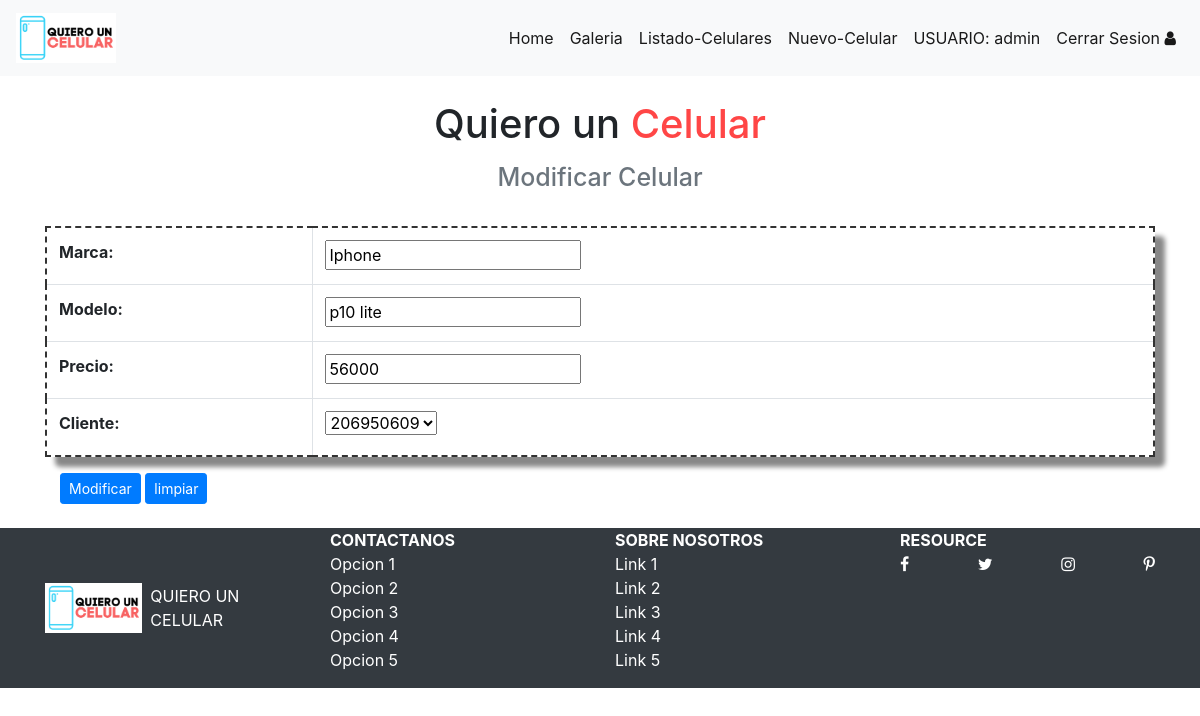
/modificar-celular/13/ (signed in), run on the app's committed database.
### core/models.py (models this page shows, shortened)
class Celular(models.Model):
    marca = models.CharField(max_length=40)
    modelo = models.CharField(max_length=50)
    precio = models.IntegerField()
    cliente = models.ForeignKey(Cliente,on_delete=CASCADE)

### core/views.py (the view)
# urls.py: path('modificar-celular/<id>/', modificar_celular, name="modificar_celular"),
@permission_required('core.change_celular')
def modificar_celular(request,id):
    celular = Celular.objects.get(id = id)
    data = {
      'form':CelularForm(instance = celular)
    }
    if request.method == 'POST':
        formulario = CelularForm(data = request.POST, instance=celular)
        if formulario.is_valid():
            formulario.save()
            data['mensaje'] = 'celular modificada correctamente'
            data['form'] = formulario
    return render(request, 'core/modificar_celular.html', data)

### core/form.py
class CelularForm(ModelForm):
    class Meta:
        model = Celular
        fields = ['marca','modelo','precio','cliente']

### core/models.py (called while the page is built)
    def __str__(self):
        return self.rut

### core/templates/core/modificar_celular.html (shortened to what this page needs)
{% extends 'core/base.html' %}
{% block contenido %}
<div class="container">
    <br>
    <h1 class="text-center"> Quiero un <span class="color-celular">Celular</span> </h1>
    <h2 class="text-center"><span class="text-muted tamaño">Modificar Celular</span> </h2>
    <br>
</div>
<div class="container">
    <form action="" method="POST">
        <table class="table table-bordered tabla">
        {{ form.as_table  }}
        </table>
        <div class="container">
            <input type="submit" value="Modificar"class="btn btn-primary btn-sm"  >
            <input type="reset" value="limpiar" class="btn btn-primary btn-sm" >
        </div>
    </form>
     <br>
</div>
{%   endblock  %}

### core/templates/core/base.html (shortened to what this page needs)
<!doctype html>
<html lang="en">
<head>
    {% load static %}
    <link rel="stylesheet" href="https://cdn.jsdelivr.net/npm/bootstrap@4.5.3/dist/css/bootstrap.min.css"
>
    <link rel="stylesheet" href="https://stackpath.bootstrapcdn.com/font-awesome/4.7.0/css/font-awesome.min.css">
    <link rel="stylesheet" href="{% static 'core/'%}css/estilo.css">
    <link rel="stylesheet" href="{% static 'core/'%}css/jquery.fancybox.min.css"
</head>
<body>
    <nav class="navbar navbar-expand-lg navbar-light bg-light   ">
        <a class="navbar-brand display-1" href="#">
            <img src="{% static 'core/'%}img/imagen.png" alt="" width="100px" height="50px">
        </a>
        <div class="collapse navbar-collapse" id="navbar">
            <ul class="navbar-nav ml-auto ">
                <li class="nav-item active ">
                    <a class="nav-link " href="{% url 'home'  %}">Home </a>
                </li>
                <li class="nav-item active ">
                    <a class="nav-link " href="{% url 'galeria' %}">Galeria </a>
                </li>
                <li class="nav-item active ">
                    <a class="nav-link " href="{% url 'listado_celulares' %}">Listado-Celulares </a>
                </li>
                {% if user.is_authenticated  %}
                <li class="nav-item active ">
                    <a class="nav-link " href="{% url 'nuevo_celular' %}">Nuevo-Celular </a>
                </li>
                <li class="nav-item active ">
                    <a class="nav-link " href="#"> USUARIO: {{ user.username  }}</a>
                </li>
                <li class="nav-item active ">
                    <a class="nav-link " href="{% url 'logout'  %}"> Cerrar Sesion
                        <i class="fa fa-user" ></i>
                    </a>
                </li>
                {% else %}
                  <li class="nav-item active ">
                     <a class="nav-link " href="{% url 'login'  %}">Inicio Sesion
                        <i class="fa fa-user" ></i>
                     </a>
                  </li>
                {% endif %}
            </ul>
        </div>
    </nav>
    <div class="contenido">
        {% block contenido %}
        {% endblock  %}
    </div>
    <footer class="bg-dark text-white ">
        <div class="container ">
            <nav class="row">
                <a href="#" class="col-3 text-reset text-uppercase d-flex align-items-center">
                    <img src="{% static 'core/'%}img/imagen.png" alt="logo-footer" class="img-logo mr-2">
                    Quiero un Celular
                </a>
                <ul class="col-3 list-unstyled">
                    <li class="font-weight-bold text-uppercase">CONTACTANOS</li>
                    <li><a href="" class="text-reset">Opcion 1</a></li>
                    <li><a href="" class="text-reset">Opcion 2</a></li>
                    <li><a href="" class="text-reset">Opcion 3</a></li>
                    <li><a href="" class="text-reset">Opcion 4</a></li>
                    <li><a href="" class="text-reset">Opcion 5</a></li>
                </ul>
                <ul class="col-3 list-unstyled">
                    <li class="font-weight-bold text-uppercase">Sobre Nosotros</li>
                    <li><a href="" class="text-reset">Link 1</a></li>
                    <li><a href="" class="text-reset">Link 2</a></li>
                    <li><a href="" class="text-reset">Link 3</a></li>
                    <li><a href="" class="text-reset">Link 4</a></li>
                    <li><a href="" class="text-reset">Link 5</a></li>
                </ul>
                <ul class="col-3 list-unstyled">
                    <li class="font-weight-bold text-uppercase">Resource</li>
                    <li class="d-flex justify-content-between">
                        <a href="#" class="text-reset">
                            <i class="fa fa-facebook" aria-hidden="true"></i>
                        </a>
                        <a href="#" class="text-reset">
                            <i class="fa fa-twitter" aria-hidden="true"></i>
                        </a>
                        <a href="#" class="text-reset">
                            <i class="fa fa-instagram" aria-hidden="true"></i>
                        </a>
                        <a href="#" class="text-reset">
                            <i class="fa fa-pinterest-p" aria-hidden="true"></i>
                        </a>
                    </li>
                </ul>
            </nav>
        </div>
    </footer>
</body>
</html>

### core/static/core/css/estilo.css (style rules this page uses)
.img-logo { width: 100px; height: 50px; }
.tamaño { font-weight: 400px; font-size: 25px; }
.color-celular { color: #ff4646; }
.tabla { box-shadow: 10px 10px 5px #888; border: 2px dashed #333; border-radius: 5px; }

### data on the page
Celular: marca "Iphone", modelo "p10 lite", precio "56000", cliente "206950609"

### other printed values
{{ user.username }} "admin"
